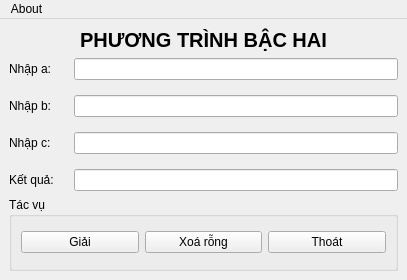
<?xml version="1.0" encoding="UTF-8"?>
<ui version="4.0">
 <class>MainWindow</class>
 <widget class="QMainWindow" name="MainWindow">
  <property name="geometry">
   <rect>
    <x>0</x>
    <y>0</y>
    <width>407</width>
    <height>280</height>
   </rect>
  </property>
  <property name="windowTitle">
   <string>Phương trình bậc hai</string>
  </property>
  <property name="unifiedTitleAndToolBarOnMac">
   <bool>false</bool>
  </property>
  <widget class="QWidget" name="centralwidget">
   <layout class="QVBoxLayout" name="verticalLayout">
    <property name="leftMargin">
     <number>9</number>
    </property>
    <property name="topMargin">
     <number>9</number>
    </property>
    <property name="rightMargin">
     <number>9</number>
    </property>
    <property name="bottomMargin">
     <number>9</number>
    </property>
    <item>
     <widget class="QLabel" name="label">
      <property name="sizePolicy">
       <sizepolicy hsizetype="Preferred" vsizetype="Fixed">
        <horstretch>0</horstretch>
        <verstretch>0</verstretch>
       </sizepolicy>
      </property>
      <property name="font">
       <font>
        <pointsize>15</pointsize>
        <weight>75</weight>
        <bold>true</bold>
       </font>
      </property>
      <property name="layoutDirection">
       <enum>Qt::LeftToRight</enum>
      </property>
      <property name="text">
       <string>PHƯƠNG TRÌNH BẬC HAI</string>
      </property>
      <property name="alignment">
       <set>Qt::AlignCenter</set>
      </property>
      <property name="margin">
       <number>11</number>
      </property>
     </widget>
    </item>
    <item>
     <layout class="QFormLayout" name="formLayout">
      <property name="formAlignment">
       <set>Qt::AlignLeading|Qt::AlignLeft|Qt::AlignVCenter</set>
      </property>
      <property name="horizontalSpacing">
       <number>20</number>
      </property>
      <property name="verticalSpacing">
       <number>15</number>
      </property>
      <item row="0" column="0">
       <widget class="QLabel" name="nhPALabel">
        <property name="text">
         <string>Nhập a:</string>
        </property>
       </widget>
      </item>
      <item row="0" column="1">
       <widget class="QLineEdit" name="txtNhapA"/>
      </item>
      <item row="1" column="0">
       <widget class="QLabel" name="nhPBLabel">
        <property name="text">
         <string>Nhập b:</string>
        </property>
       </widget>
      </item>
      <item row="1" column="1">
       <widget class="QLineEdit" name="txtNhapB"/>
      </item>
      <item row="2" column="0">
       <widget class="QLabel" name="nhPCLabel">
        <property name="text">
         <string>Nhập c:</string>
        </property>
       </widget>
      </item>
      <item row="2" column="1">
       <widget class="QLineEdit" name="txtNhapC"/>
      </item>
      <item row="3" column="0">
       <widget class="QLabel" name="kTQuLabel">
        <property name="text">
         <string>Kết quả:</string>
        </property>
       </widget>
      </item>
      <item row="3" column="1">
       <widget class="QLineEdit" name="txtKetQua">
        <property name="readOnly">
         <bool>true</bool>
        </property>
       </widget>
      </item>
     </layout>
    </item>
    <item>
     <widget class="QGroupBox" name="groupBox">
      <property name="title">
       <string>Tác vụ</string>
      </property>
      <layout class="QHBoxLayout" name="horizontalLayout">
       <item>
        <widget class="QPushButton" name="btnGiai">
         <property name="text">
          <string>Giải</string>
         </property>
        </widget>
       </item>
       <item>
        <widget class="QPushButton" name="btnXoaRong">
         <property name="text">
          <string>Xoá rỗng</string>
         </property>
        </widget>
       </item>
       <item>
        <widget class="QPushButton" name="btnThoat">
         <property name="text">
          <string>Thoát</string>
         </property>
        </widget>
       </item>
      </layout>
     </widget>
    </item>
   </layout>
  </widget>
  <widget class="QMenuBar" name="menuBar">
   <property name="geometry">
    <rect>
     <x>0</x>
     <y>0</y>
     <width>407</width>
     <height>21</height>
    </rect>
   </property>
   <widget class="QMenu" name="menuAbout">
    <property name="title">
     <string>About</string>
    </property>
    <addaction name="actionAbout"/>
   </widget>
   <addaction name="menuAbout"/>
  </widget>
  <action name="actionAbout">
   <property name="text">
    <string>About</string>
   </property>
  </action>
 </widget>
 <resources/>
 <connections/>
</ui>
